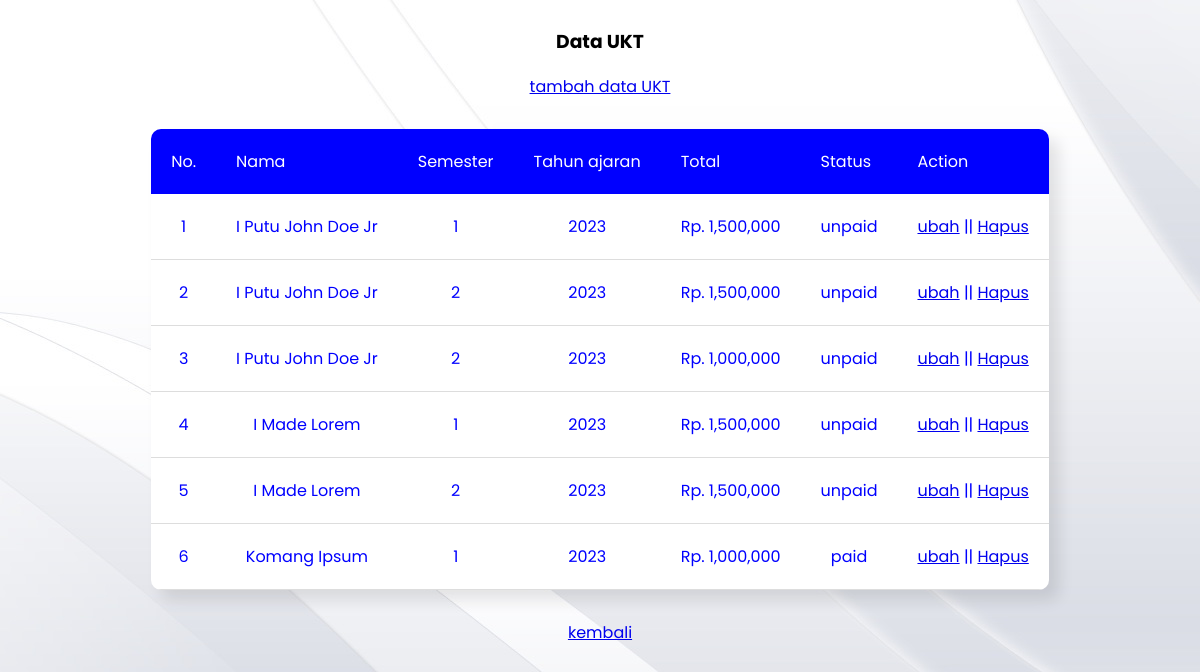
Screenshot of /admin/ukt/index.php (signed in) with the database file from the repository.
### tables this page shows
CREATE TABLE `ukt` (
  `id` int NOT NULL AUTO_INCREMENT,
  `student_id` int NOT NULL,
  `academic_year_id` int NOT NULL,
  `amount` int NOT NULL,
  `status` enum('unpaid','paid') DEFAULT 'unpaid',
  `created_at` timestamp NULL DEFAULT CURRENT_TIMESTAMP,
  `updated_at` timestamp NULL DEFAULT CURRENT_TIMESTAMP ON UPDATE CURRENT_TIMESTAMP,
  PRIMARY KEY (`id`),
  KEY `student_id` (`student_id`),
  KEY `academic_year_id` (`academic_year_id`),
  CONSTRAINT `ukt_ibfk_1` FOREIGN KEY (`student_id`) REFERENCES `students` (`id`),
  CONSTRAINT `ukt_ibfk_2` FOREIGN KEY (`academic_year_id`) REFERENCES `academic_years` (`id`)
);

CREATE TABLE `students` (
  `id` int NOT NULL AUTO_INCREMENT,
  `nim` varchar(20) NOT NULL,
  `name` varchar(100) NOT NULL,
  `phone` varchar(15) DEFAULT NULL,
  `program_id` int NOT NULL,
  `created_at` timestamp NULL DEFAULT CURRENT_TIMESTAMP,
  `updated_at` timestamp NULL DEFAULT CURRENT_TIMESTAMP ON UPDATE CURRENT_TIMESTAMP,
  `email` varchar(100) DEFAULT NULL,
  `password` varchar(100) DEFAULT NULL,
  PRIMARY KEY (`id`),
  UNIQUE KEY `nim` (`nim`),
  KEY `program_id` (`program_id`),
  CONSTRAINT `students_ibfk_1` FOREIGN KEY (`program_id`) REFERENCES `programs` (`id`)
);

CREATE TABLE `academic_years` (
  `id` int NOT NULL AUTO_INCREMENT,
  `year` varchar(10) NOT NULL,
  `semester` enum('1','2') NOT NULL,
  `status` enum('active','inactive') NOT NULL,
  `created_at` timestamp NULL DEFAULT CURRENT_TIMESTAMP,
  `updated_at` timestamp NULL DEFAULT CURRENT_TIMESTAMP ON UPDATE CURRENT_TIMESTAMP,
  PRIMARY KEY (`id`)
);

### functions.php (called while the page is built, shortened)
<?php
 $conn = mysqli_connect("localhost","root","","spp_2");
 function query($query){
    global $conn;
    $result = mysqli_query($conn,$query);
    $rows = [];
    while ($row = mysqli_fetch_assoc($result)){
        $rows[] = $row;
    }
    return $rows;
 }
?>

### admin/ukt/index.php (the view, shortened to what this page needs)
<?php
    require '../../functions.php';
    $ukt = query("
            SELECT
                    ukt.*,
                    ukt.id as ukt_id,
                    ukt.status as ukt_status,
                    students.*,
                    academic_years.*
                FROM
                    ukt
                INNER JOIN students ON ukt.student_id = students.id
                INNER JOIN academic_years ON ukt.academic_year_id = academic_years.id;
            ");
?>
<!DOCTYPE html>
<html lang="en">
<head>
    <link rel="stylesheet" href="../../Assets/CSS/tablestyle.css">
</head>
<body>
    <center>
    <h3>Data UKT</h3>
    <a href="tambahUKT.php">tambah data UKT</a>
    <div class="table-container">
    <table cellpadding="20">
        <thead>
        <tr>
            <td>No.</td>
            <td>Nama</td>
            <td>Semester</td>
            <td>Tahun ajaran</td>
            <td>Total</td>
            <td>Status</td>
            <td>Action</td>
        </tr>
        </thead>
        <?php $i = 1; ?>
        <?php foreach( $ukt as $row):?>
            <tr>
                <td><?= $i; ?></td>
                <td><?= $row["name"]; ?></td>
                <td><?= $row["semester"]; ?></td>
                <td><?= $row["year"]; ?></td>
                <td>Rp. <?= number_format($row["amount"]) ?></td>
                <td><?= $row["ukt_status"]; ?></td>
                <td><a href="ubahUKT.php?id=<?= $row["ukt_id"]; ?>">ubah</a> || <a href="hapusUKT.php?id=<?= $row["ukt_id"]; ?>" onclick="return confirm('Apakah kamu yakin ingin menghapus data ini?')"> Hapus</a></td>
            </tr>
        <?php $i++; ?>
        <?php endforeach; ?>
    </table>
    </div>
    <a href="../index.php">kembali</a>
    </center>
</body>
</html>

### Assets/CSS/tablestyle.css (style rules this page uses)
* { box-sizing: border-box; font-family: "Poppins"; }
body { display: flex; align-items: center; justify-content: center; background-image: url("../IMG/White-Abstract-Computer-Wallpaper.jpg"); }
.table-container { margin-top: 30px; margin-bottom: 30px; background-color: white; border-radius: 10px; overflow: hidden; box-shadow: 10px 10px 15px rgba(0,0,0,0.1); }
table { border-collapse: collapse; }
tbody tr { border-bottom: 1px solid #ddd; }
thead { background: blue; color: white; }

### rows the page displays
ukt: student.name "I Putu John Doe Jr", academic_year.semester "1", academic_year.year "2023", amount "1,500,000", status "unpaid"
ukt: student.name "I Putu John Doe Jr", academic_year.semester "2", academic_year.year "2023", amount "1,500,000", status "unpaid"
ukt: student.name "I Putu John Doe Jr", academic_year.semester "2", academic_year.year "2023", amount "1,000,000", status "unpaid"
ukt: student.name "I Made Lorem", academic_year.semester "1", academic_year.year "2023", amount "1,500,000", status "unpaid"
ukt: student.name "I Made Lorem", academic_year.semester "2", academic_year.year "2023", amount "1,500,000", status "unpaid"
ukt: student.name "Komang Ipsum", academic_year.semester "1", academic_year.year "2023", amount "1,000,000", status "paid"
